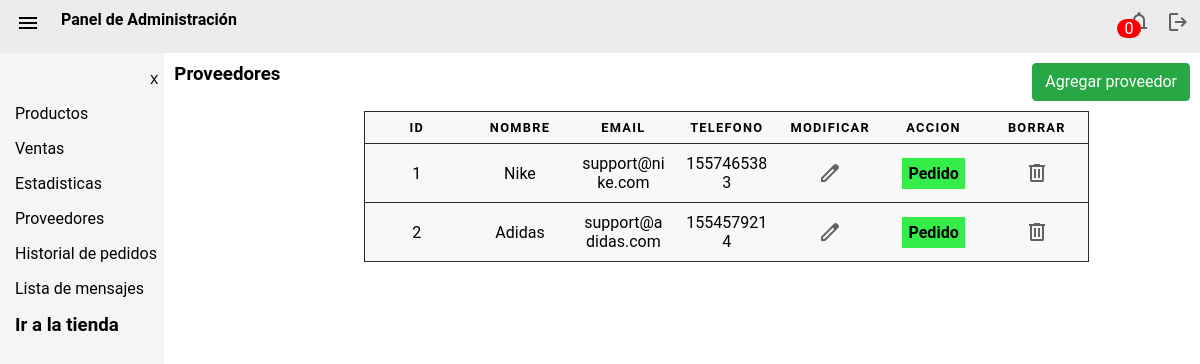
/proveedores.php (signed in), run on an earlier commit of the app's database.
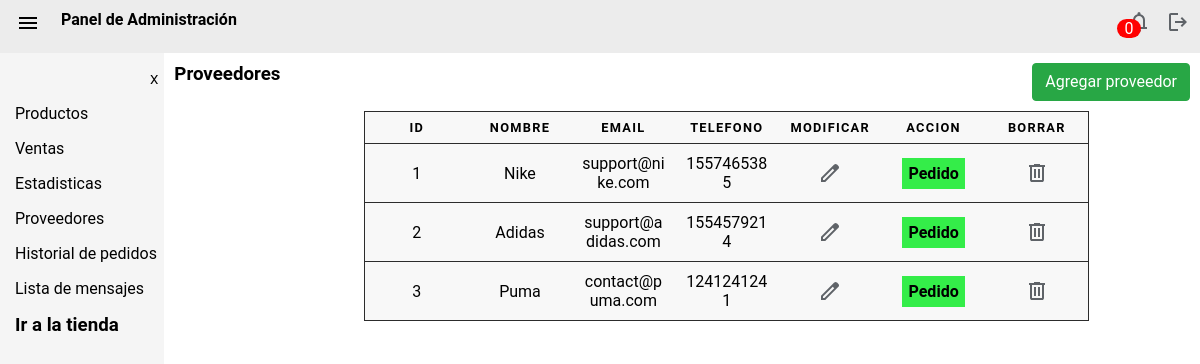
And on a later commit of the database.
### tables this page shows
CREATE TABLE `proveedores` (
  `id` int(11) NOT NULL,
  `Nombre` varchar(60) NOT NULL,
  `Email` varchar(60) NOT NULL,
  `Telefono` int(11) NOT NULL
);

### proveedores.php (the view, shortened to what this page needs)
<?php
$conn = conexion();
$sql = "SELECT * FROM proveedores";
$result = $conn -> query($sql);
?>
<html lang="en">
<head>
    <link rel="stylesheet" href="./css/proveedores.css">
    <link rel="stylesheet" href="https://cdn.datatables.net/2.0.7/css/dataTables.dataTables.css">
    <link rel="stylesheet" href="./css/mostrarusuarios.css">
    <link rel="stylesheet" href="./css/navbar.css">
</head>
<body>
    <?php
        include_once("./api/navbar.php")
    ?>
    <div class="main-container">
    <?php
        include_once("./api/sidebar.php")
    ?>
    <div class="content">
    <div>
        <div class="titular m-1" >
            <h3>Proveedores</h3>
            <a type="button" class="btn btn-success" href="formProveedor.php">Agregar proveedor</a>
        </div>
        <table id="myTable" class="table-proveedores">
            <thead>
                <tr>
                    <th scope="col">ID</th>
                    <th scope="col">Nombre</th>
                    <th scope="col">Email</th>
                    <th scope="col">Telefono</th>
                    <th scope="col">Modificar</th>
                    <th scope="col">Accion</th>
                    <th scope="col">Borrar</th>
                </tr>
            </thead>
            <tbody>
                <?php
                if($result -> num_rows > 0){
                    while ($row = $result->fetch_assoc()){
                        echo "<tr>";
                        echo "<td scope='row' data-label='ID'>" . $row["id"] . " "."</td>";
                        echo "<td data-label='Nombre'>" . $row["Nombre"] ." ". "</td>";
                        echo "<td data-label='Email'>" . $row["Email"] . " "."</td>";
                        echo "<td data-label='Telefono'>" . $row["Telefono"] . " "."</td>";
                        echo "<td data-label='Modificar'><a href=modificarProveedor.php?id=" . $row['id'] . " ' id = 'modificarProveedor'><svg xmlns='http://www.w3.org/2000/svg' height='24px' viewBox='0 -960 960 960' width='24px' fill='#5f6368'><path d='M200-200h57l391-391-57-57-391 391v57Zm-80 80v-170l528-527q12-11 26.5-17t30.5-6q16 0 31 6t26 18l55 56q12 11 17.5 26t5.5 30q0 16-5.5 30.5T817-647L290-120H120Zm640-584-56-56 56 56Zm-141 85-28-29 57 57-29-28Z'/></svg></a></td>";
                        echo "<td data-label='Accion'><a href=pedido.php?id=".$row['id']." id = pedidoProveedor>Pedido</a></td>";
                        echo  "<td data-label='Borrar'><a  href=borrarProveedor.php?id="  . $row['id'] . "  ' id = 'borrarProveedor' onclick='return confirmar()'><svg xmlns='http://www.w3.org/2000/svg' height='24px' viewBox='0 -960 960 960' width='24px' fill='#5f6368'><path d='M280-120q-33 0-56.5-23.5T200-200v-520h-40v-80h200v-40h240v40h200v80h-40v520q0 33-23.5 56.5T680-120H280Zm400-600H280v520h400v-520ZM360-280h80v-360h-80v360Zm160 0h80v-360h-80v360ZM280-720v520-520Z'/></svg></a></td>";
                    }
                } else {
                    echo "NO HAY REGISTROS";
                }
                ?>
            </tbody>
        </table>
    </div>
</body>
</html>

What changed in the data, as far as the page shows it:
changed proveedores "Nike": Telefono "1557465383" → "1557465385"
added proveedores: id "3", Nombre "Puma", Email "contact@puma.com", Telefono "1241241241"
